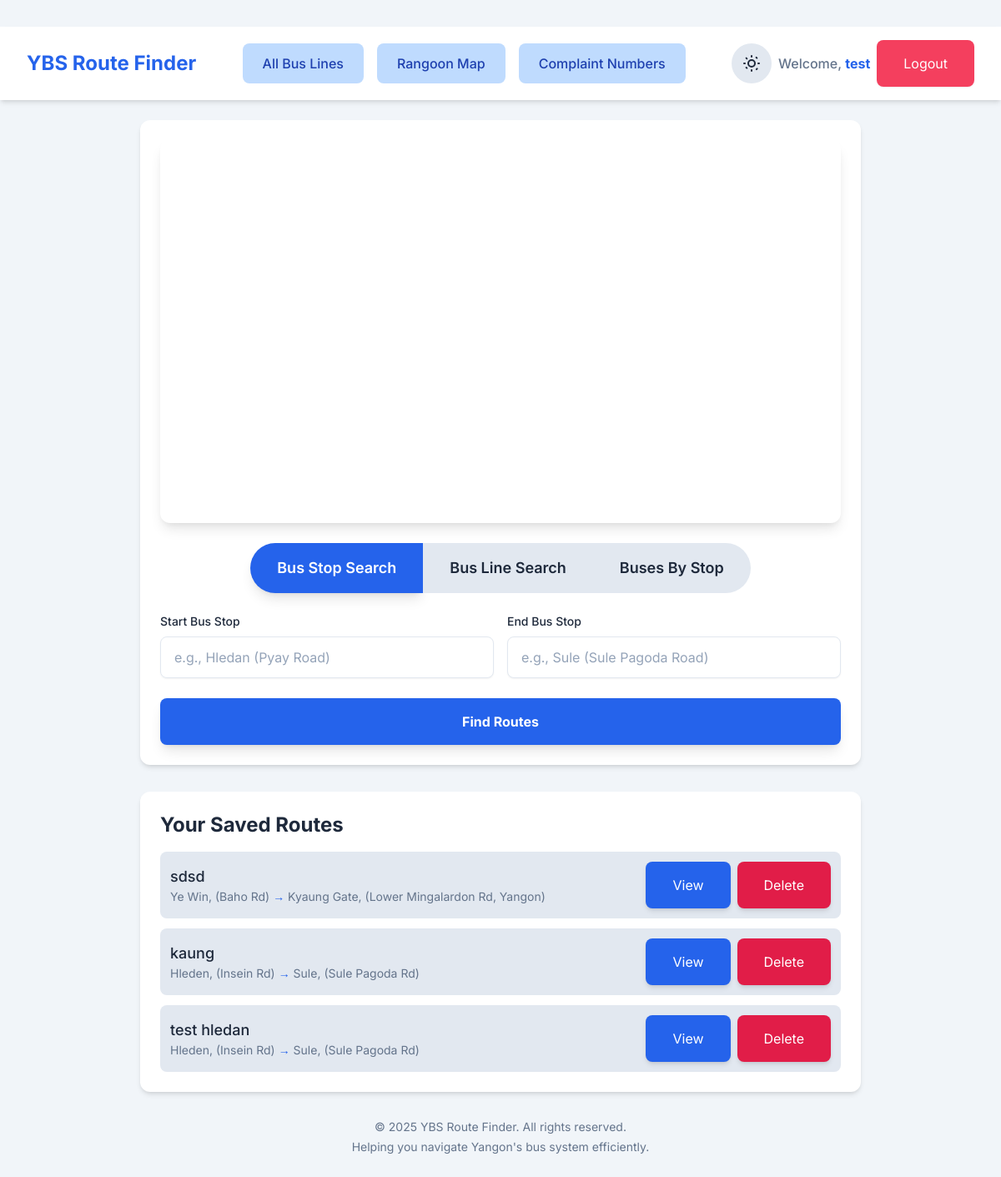
Screenshot of / (signed in) with the database file from the repository.
### bus_routes/models.py (models this page shows, shortened)
class SavedRoute(models.Model):
    user = models.ForeignKey(User, on_delete=models.CASCADE, related_name='saved_routes')
    start_stop = models.ForeignKey(BusStop, on_delete=models.CASCADE, related_name='routes_as_start')
    end_stop = models.ForeignKey(BusStop, on_delete=models.CASCADE, related_name='routes_as_end')
    name = models.CharField(max_length=100, blank=True, null=True)
    created_at = models.DateTimeField(auto_now_add=True)
    class Meta:
        verbose_name = "Saved Route"
        verbose_name_plural = "Saved Routes"
        ordering = ['-created_at']

class BusStop(models.Model):
    name_mm = models.CharField(max_length=255, verbose_name="Stop Name (Myanmar)")
    name_en = models.CharField(max_length=255, verbose_name="Stop Name (English)")
    road_name_mm = models.CharField(max_length=255, blank=True, null=True, verbose_name="Road Name (Myanmar)")
    road_name_en = models.CharField(max_length=255, blank=True, null=True, verbose_name="Road Name (English)")
    latitude = models.DecimalField(max_digits=9, decimal_places=6, null=True, blank=True, verbose_name="Latitude")
    longitude = models.DecimalField(max_digits=9, decimal_places=6, null=True, blank=True, verbose_name="Longitude")
    class Meta:
        verbose_name = "Bus Stop"
        verbose_name_plural = "Bus Stops"
        unique_together = (('name_mm', 'road_name_mm'), ('name_en', 'road_name_en'))

### bus_routes/views.py (the view)
# urls.py: path('', views.home, name='home'),
def home(request):
    bus_stops = BusStop.objects.all().order_by('name_en', 'road_name_en')
    saved_routes = None
    if request.user.is_authenticated:
        saved_routes = SavedRoute.objects.filter(user=request.user).order_by('-created_at')
    return render(request, 'home.html', {
        'bus_stops': bus_stops,
        'saved_routes': saved_routes
    })

### templates/home.html (shortened to what this page needs)
<!DOCTYPE html>
<html lang="en">
<head>
    {% load static %}
    <script src="https://cdn.tailwindcss.com"></script>
    <link rel="stylesheet" href="https://unpkg.com/leaflet@1.7.1/dist/leaflet.css">
</head>
<body class="min-h-screen flex flex-col items-center py-8">
    <header class="header w-full shadow-md p-4 mb-6 flex flex-col md:flex-row justify-between items-center px-8">
        <div class="flex items-center mb-4 md:mb-0">
            <h1 class="text-2xl font-bold text-blue-600 dark-theme:text-blue-400">YBS Route Finder</h1>
        </div>
        <nav class="flex-grow flex justify-center space-x-4 mb-4 md:mb-0">
            {% if user.is_authenticated %}
                <a href="{% url 'all_bus_lines' %}" class="px-6 py-3 bg-blue-200 text-blue-800 rounded-lg hover:bg-blue-300 dark-theme:bg-blue-800 dark-theme:text-blue-200 dark-theme:hover:bg-blue-700 transition-all duration-200 text-base font-medium">
                    All Bus Lines
                </a>
                <a href="{% url 'rangoon_map' %}" class="px-6 py-3 bg-blue-200 text-blue-800 rounded-lg hover:bg-blue-300 dark-theme:bg-blue-800 dark-theme:text-blue-200 dark-theme:hover:bg-blue-700 transition-all duration-200 text-base font-medium">
                    Rangoon Map
                </a>
                <a href="{% url 'complaint_numbers' %}" class="px-6 py-3 bg-blue-200 text-blue-800 rounded-lg hover:bg-blue-300 dark-theme:bg-blue-800 dark-theme:text-blue-200 dark-theme:hover:bg-blue-700 transition-all duration-200 text-base font-medium">
                    Complaint Numbers
                </a>
            {% endif %}
        </nav>
        <div class="flex space-x-2 items-center">
            <button id="theme-toggle" class="p-3 rounded-full bg-secondary text-main-color hover:bg-gray-300 dark-theme:hover:bg-slate-600 transition-all duration-200">
            </button>
            {% if user.is_authenticated %}
                <span class="text-base font-medium text-secondary-color hidden sm:block">Welcome, <span class="font-bold text-blue-600 dark-theme:text-blue-400">{{ user.username }}</span></span>
                <a href="{% url 'logout' %}" class="px-8 py-4 bg-rose-500 text-white rounded-lg hover:bg-rose-600 transition-all duration-200 text-base shadow-sm">
                    Logout
                </a>
            {% endif %}
        </div>
    </header>
    <div class="container mx-auto px-4 w-full max-w-4xl">
        <main class="w-full">
            <div class="card rounded-xl shadow-md p-6 mb-8">
                <div class="video-container">
                    <video autoplay loop muted playsinline>
                        <source src="{% static 'videos/Home.mp4' %}" type="video/mp4">
                    </video>
                </div>
                {% if user.is_authenticated %}
                    <div class="flex justify-center mb-6 search-buttons-container">
                        <button id="busStopSearchBtn" class="px-8 py-4 rounded-l-full sm:rounded-r-none font-semibold text-lg transition-all duration-300
                                                                bg-blue-600 text-white shadow-lg hover:bg-blue-700 hover:shadow-xl focus:outline-none focus:ring-2 focus:ring-blue-400 focus:ring-opacity-50">
                            Bus Stop Search
                        </button>
                        <button id="busLineSearchBtn" class="px-8 py-4 font-semibold text-lg transition-all duration-300
                                                                bg-secondary text-main-color hover:bg-gray-300 hover:shadow-md focus:outline-none focus:ring-2 focus:ring-gray-400 focus:ring-opacity-50 dark-theme:bg-slate-700 dark-theme:text-slate-300 dark-theme:hover:bg-slate-600">
                            Bus Line Search
                        </button>
                        <button id="busesByStopSearchBtn" class="px-8 py-4 rounded-r-full sm:rounded-l-none font-semibold text-lg transition-all duration-300
                                                                    bg-secondary text-main-color hover:bg-gray-300 hover:shadow-md focus:outline-none focus:ring-2 focus:ring-gray-400 focus:ring-opacity-50 dark-theme:bg-slate-700 dark-theme:text-slate-300 dark-theme:hover:bg-slate-600">
                            Buses By Stop
                        </button>
                    </div>
                    <form id="busStopForm" action="{% url 'search_route' %}" method="GET" class="space-y-6">
                        <div class="grid grid-cols-1 md:grid-cols-2 gap-4">
                            <div>
                                <label for="start_stop" class="block text-main-color text-sm font-medium mb-2">Start Bus Stop</label>
                                <input type="text" id="start_stop" name="start_stop" placeholder="e.g., Hledan (Pyay Road)"
                                    class="w-full px-4 py-3 border border-primary rounded-lg bg-white placeholder-color text-main-color dark-theme:bg-slate-900 dark-theme:text-white dark-theme:border-slate-700 focus:ring-blue-400 focus:border-blue-400 transition-all duration-200 input-field shadow-sm"
                                    list="busStopsList" required>
                            </div>
                            <div>
                                <label for="end_stop" class="block text-main-color text-sm font-medium mb-2">End Bus Stop</label>
                                <input type="text" id="end_stop" name="end_stop" placeholder="e.g., Sule (Sule Pagoda Road)"
                                    class="w-full px-4 py-3 border border-primary rounded-lg bg-white placeholder-color text-main-color dark-theme:bg-slate-900 dark-theme:text-white dark-theme:border-slate-700 focus:ring-blue-400 focus:border-blue-400 transition-all duration-200 input-field shadow-sm"
                                    list="busStopsList" required>
                            </div>
                        </div>
                        <button type="submit"
                                class="w-full bg-blue-600 text-white font-bold py-4 px-8 rounded-lg
                                    hover:bg-blue-700 focus:outline-none focus:ring-2 focus:ring-blue-400 focus:ring-opacity-50
                                    transition-all duration-300 transform hover:scale-105 shadow-lg search-button">
                            Find Routes
                        </button>
                    </form>
                {% endif %}
            </div>
            {% if user.is_authenticated and saved_routes %}
                <div class="card rounded-xl shadow-md p-6 mb-8">
                    <h2 class="text-2xl font-bold text-main-color mb-4">Your Saved Routes</h2>
                    <div class="space-y-3">
                        {% for route in saved_routes %}
                        <div class="flex flex-col sm:flex-row justify-between items-center p-3 bg-secondary rounded-lg hover:bg-gray-200 transition-all duration-200 saved-route-item dark-theme:bg-slate-700 dark-theme:hover:bg-slate-600">
                            <div class="mb-2 sm:mb-0">
                                <div class="font-medium text-lg text-main-color">{{ route.name }}</div>
                                <div class="text-sm text-secondary-color">
                                    <span class="start-stop">{{ route.start_stop.name_en }}{% if route.start_stop.road_name_en %}, ({{ route.start_stop.road_name_en }}){% endif %}</span>
                                    <span class="text-blue-600">→</span>
                                    <span class="end-stop">{{ route.end_stop.name_en }}{% if route.end_stop.road_name_en %}, ({{ route.end_stop.road_name_en }}){% endif %}</span>
                                </div>
                            </div>
                            <div class="flex space-x-2">
                                <a href="{% url 'view_saved_route' route.id %}"
                                class="px-8 py-4 bg-blue-600 text-white rounded-lg hover:bg-blue-700 transition-all duration-200 text-base shadow-md hover:shadow-lg">
                                    View
                                </a>
                                <a href="{% url 'delete_saved_route' route.id %}"
                                class="px-8 py-4 bg-rose-600 text-white rounded-lg hover:bg-rose-700 transition-all duration-200 text-base shadow-md hover:shadow-lg"
                                onclick="return confirm('Are you sure you want to delete this saved route?')">
                                    Delete
                                </a>
                            </div>
                        </div>
                        {% endfor %}
                    </div>
                </div>
            {% endif %}
        </main>
        <footer class="mt-8 text-center text-secondary-color text-sm">
            <p>© 2025 YBS Route Finder. All rights reserved.</p>
            <p class="mt-1">Helping you navigate Yangon's bus system efficiently.</p>
        </footer>
    </div>
</body>
</html>

### templates/home.html (style rules this page uses)
body { font-family: 'Inter', sans-serif; background-color: #f1f5f9; color: #1e293b; transition: background-color 0.3s ease, color 0.3s ease; }
.card { background-color: white; }
.header { background-color: white; }
.text-main-color { color: #1e293b; }
.text-secondary-color { color: #64748b; }
.bg-secondary { background-color: #e2e8f0; }
.border-primary { border-color: #e2e8f0; }
.placeholder-color::placeholder { color: #94a3b8; }
.container { max-width: 1200px; margin: 0 auto; }
.card { transition: all 0.3s ease; border-radius: 1rem; overflow: hidden; box-shadow: 0 10px 15px -3px rgba(0, 0, 0, 0.1), 0 4px 6px -2px rgba(0, 0, 0, 0.05); }
.search-button { transition: all 0.3s ease; }
.input-field { transition: all 0.2s ease; }
.saved-route-item { transition: all 0.2s ease; }
.video-container { position: relative; width: 100%; padding-bottom: 56.25%; height: 0; overflow: hidden; border-radius: 0.75rem; box-shadow: 0 10px 15px -3px rgba(0, 0, 0, 0.1), 0 4px 6px -2px rgba(0, 0, 0, 0.05); margin-bottom: 1.5rem; }
.video-container video { position: absolute; top: 0; left: 0; width: 100%; height: 100%; object-fit: cover; }

### rows the page displays
SavedRoute: name "sdsd", start_stop.name_en "Ye Win", start_stop.road_name_en "Baho Rd", end_stop.name_en "Kyaung Gate", end_stop.road_name_en "Lower Mingalardon Rd, Yangon"
SavedRoute: name "kaung", start_stop.name_en "Hleden", start_stop.road_name_en "Insein Rd", end_stop.name_en "Sule", end_stop.road_name_en "Sule Pagoda Rd"
SavedRoute: name "test hledan", start_stop.name_en "Hleden", start_stop.road_name_en "Insein Rd", end_stop.name_en "Sule", end_stop.road_name_en "Sule Pagoda Rd"

### other values shown
{{ user.username }} "test"
